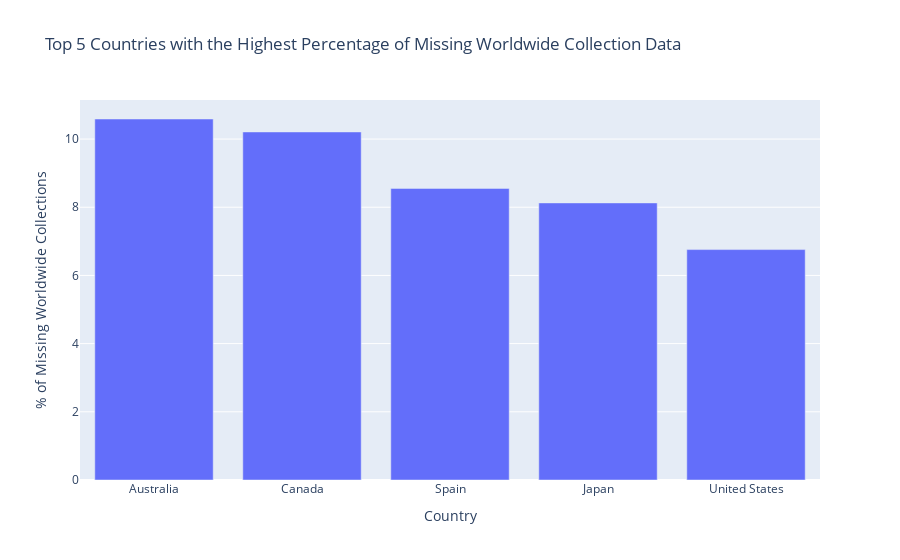

Notebook source saved alongside this figure:
### Code cell
countries_grouped = country_df.groupby("countries_origin").filter(lambda x: len(x) > 100).groupby("countries_origin")
missing_collection_pct = (countries_grouped.apply(lambda x: x['grossWorldWide'].isnull().mean(), include_groups = False) * 100).sort_values(ascending = False).reset_index(name = 'Missing Percentage').head(5)
fig = px.bar(
    missing_collection_pct,
    x = 'countries_origin',
    y = 'Missing Percentage',
    labels = {'countries_origin' : 'Country', 'Missing Percentage' : '% of Missing Worldwide Collections'},
    title = 'Top 5 Countries with the Highest Percentage of Missing Worldwide Collection Data'
)
fig.show()

### Figure 1 — Plotly figure (JSON) as saved in the notebook; plotly's stock layout.template omitted (floating-point values rounded to 4 significant figures)
{"data": [{"alignmentgroup": "True", "hovertemplate": "Country=%{x}<br>% of Missing Worldwide Collections=%{y}<extra></extra>", "legendgroup": "", "marker": {"color": "#636efa", "pattern": {"shape": ""}}, "name": "", "offsetgroup": "", "orientation": "v", "showlegend": false, "textposition": "auto", "type": "bar", "x": ["Australia", "Canada", "Spain", "Japan", "United States"], "xaxis": "x", "y": [10.59, 10.21, 8.553, 8.127, 6.758], "yaxis": "y"}], "layout": {"autosize": true, "barmode": "relative", "legend": {"tracegroupgap": 0}, "title": {"text": "Top 5 Countries with the Highest Percentage of Missing Worldwide Collection Data"}, "xaxis": {"anchor": "y", "autorange": true, "domain": [0, 1], "range": [-0.5, 4.5], "title": {"text": "Country"}, "type": "category"}, "yaxis": {"anchor": "x", "autorange": true, "domain": [0, 1], "range": [0, 11.15], "title": {"text": "% of Missing Worldwide Collections"}, "type": "linear"}}}
